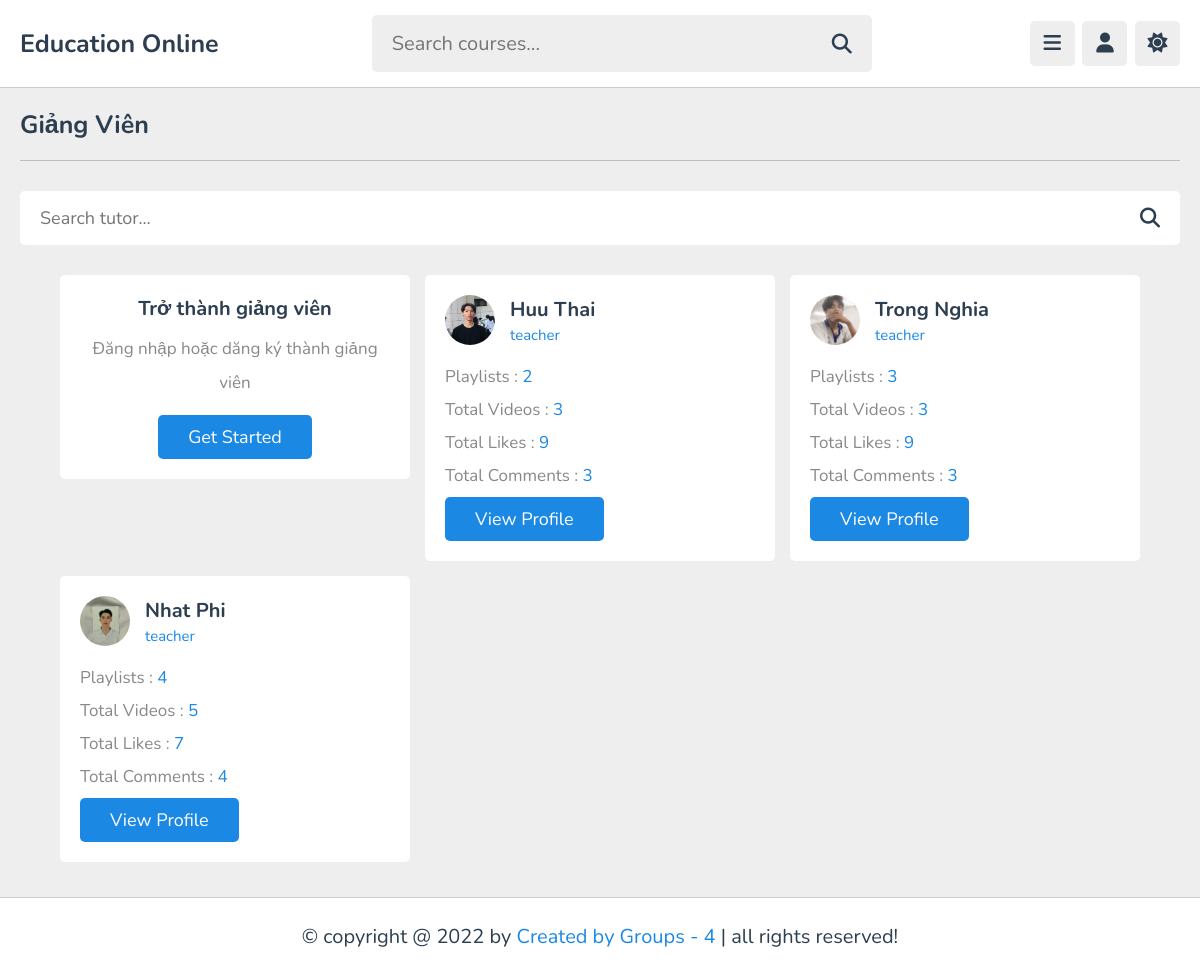
The app's page /teachers.php with its own data.
### tables this page shows
CREATE TABLE `tutors` (
  `id` varchar(20) NOT NULL,
  `name` varchar(50) NOT NULL,
  `profession` varchar(50) NOT NULL,
  `email` varchar(50) NOT NULL,
  `password` varchar(50) NOT NULL,
  `image` varchar(100) NOT NULL
);

### teachers.php (the view, shortened to what this page needs)
<?php
include 'components/connect.php';
?>
<!DOCTYPE html>
<html lang="en">
<head>
   <link rel="stylesheet" href="https://cdnjs.cloudflare.com/ajax/libs/font-awesome/6.2.0/css/all.min.css">
   <link rel="stylesheet" href="style.css">
</head>
<body>
<?php include 'components/user_header.php'; ?>
<section class="teachers">
   <h1 class="heading">Giảng Viên</h1>
   <form action="search_tutor.php" method="post" class="search-tutor">
      <input type="text" name="search_tutor" maxlength="100" placeholder="Search tutor..." required>
      <button type="submit" name="search_tutor_btn" class="fas fa-search"></button>
   </form>
   <div class="box-container">
      <div class="box offer">
         <h3>Trở thành giảng viên</h3>
         <p>Đăng nhập hoặc dăng ký thành giảng viên</p>
         <a href="admin/register.php" class="inline-btn">Get Started</a>
      </div>
      <?php
         $select_tutors = $conn->prepare("SELECT * FROM `tutors`");
         $select_tutors->execute();
         if($select_tutors->rowCount() > 0){
            while($fetch_tutor = $select_tutors->fetch(PDO::FETCH_ASSOC)){
               $tutor_id = $fetch_tutor['id'];
               $count_playlists = $conn->prepare("SELECT * FROM `playlist` WHERE tutor_id = ?");
               $count_playlists->execute([$tutor_id]);
               $total_playlists = $count_playlists->rowCount();
               $count_contents = $conn->prepare("SELECT * FROM `content` WHERE tutor_id = ?");
               $count_contents->execute([$tutor_id]);
               $total_contents = $count_contents->rowCount();
               $count_likes = $conn->prepare("SELECT * FROM `likes` WHERE tutor_id = ?");
               $count_likes->execute([$tutor_id]);
               $total_likes = $count_likes->rowCount();
               $count_comments = $conn->prepare("SELECT * FROM `comments` WHERE tutor_id = ?");
               $count_comments->execute([$tutor_id]);
               $total_comments = $count_comments->rowCount();
      ?>
      <div class="box">
         <div class="tutor">
            <img src="uploaded_files/<?= $fetch_tutor['image']; ?>" alt="">
            <div>
               <h3><?= $fetch_tutor['name']; ?></h3>
               <span><?= $fetch_tutor['profession']; ?></span>
            </div>
         </div>
         <p>Playlists : <span><?= $total_playlists; ?></span></p>
         <p>Total Videos : <span><?= $total_contents ?></span></p>
         <p>Total Likes : <span><?= $total_likes ?></span></p>
         <p>Total Comments : <span><?= $total_comments ?></span></p>
         <form action="tutor_profile.php" method="post">
            <input type="submit" value="view profile" name="tutor_fetch" class="inline-btn">
         </form>
      </div>
      <?php
            }
         }else{
            echo '<p class="empty">no tutors found!</p>';
         }
      ?>
   </div>
</section>
<?php include 'components/footer.php'; ?>
</body>
</html>

### style.css (style rules this page uses)
:root { --main-color: #1b89e4; --red: #e74c3c; --oragen: #f39c12; --white: #fff; --black: #2c3e50; --light-color: #888; --light-bg: #eee; --border: 0.1rem solid rgba(0, 0, 0, 0.2); }
* { font-family: "Nunito", sans-serif; margin: 0; padding: 0; box-sizing: border-box; outline: none; border: none; text-decoration: none; }
html { font-size: 62.5%; overflow-x: hidden; }
body { background-color: var(--light-bg); padding-left: 30rem; }
section { padding: 2rem; max-width: 1200px; margin: 0 auto; }
.btn, .option-btn, .delete-btn, .inline-btn, .inline-option-btn, .inline-delete-btn { border-radius: 0.5rem; padding: 1rem 3rem; font-size: 1.8rem; color: #fff; margin-top: 1rem; text-transform: capitalize; cursor: pointer; text-align: center; }
.inline-btn, .inline-option-btn, .inline-delete-btn { display: inline-block; }
.btn, .inline-btn { background-color: var(--main-color); }
.heading { padding-bottom: 1.8rem; border-bottom: var(--border); font-size: 2.5rem; color: var(--black); text-transform: capitalize; margin-bottom: 3rem; }
.teachers .search-tutor { margin-bottom: 3rem; display: flex; align-items: center; gap: 1.5rem; padding: 1.5rem 2rem; background-color: var(--white); border-radius: 0.5rem; }
.teachers .search-tutor input { width: 100%; font-size: 1.8rem; color: var(--black); background: none; }
.teachers .search-tutor button { font-size: 2rem; cursor: pointer; color: var(--black); background: none; }
.teachers .box-container { display: grid; grid-template-columns: repeat(auto-fit, 35rem); gap: 1.5rem; align-items: flex-start; justify-content: center; }
.teachers .box-container .box { border-radius: 0.5rem; padding: 2rem; background-color: var(--white); }
.teachers .box-container .box .tutor { margin-bottom: 1rem; display: flex; align-items: center; gap: 1.5rem; }
.teachers .box-container .box .tutor img { height: 5rem; width: 5rem; object-fit: cover; border-radius: 50%; }
.teachers .box-container .box .tutor h3 { color: var(--black); font-size: 2rem; margin-bottom: 0.2rem; }
.teachers .box-container .box .tutor span { color: var(--main-color); font-size: 1.5rem; }
.teachers .box-container .box p { padding-top: 1rem; font-size: 1.7rem; color: var(--light-color); }
.teachers .box-container .box p span { color: var(--main-color); }
.teachers .box-container .offer { text-align: center; }
.teachers .box-container .offer h3 { font-size: 2rem; color: var(--black); }
.teachers .box-container .offer p { line-height: 2; padding-bottom: 0.5rem; }
@media (max-width: 1200px) { body { padding-left: 0; } }

### records on screen
tutors: image (picture), name "Huu Thai", profession "teacher", total_playlists "2", total_contents "3", total_likes "9", total_comments "3"
tutors: image (picture), name "Trong Nghia", profession "teacher", total_playlists "3", total_contents "3", total_likes "9", total_comments "3"
tutors: image (picture), name "Nhat Phi", profession "teacher", total_playlists "4", total_contents "5", total_likes "7", total_comments "4"
